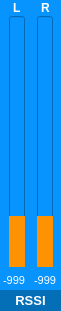
   <widget class="QWidget" name="widget_9" native="true">
    <property name="geometry">
     <rect>
      <x>1030</x>
      <y>90</y>
      <width>61</width>
      <height>311</height>
     </rect>
    </property>
    <property name="styleSheet">
     <string notr="true">background-color: rgb(7, 148, 255);</string>
    </property>
    <widget class="QProgressBar" name="rssiBar_L">
     <property name="geometry">
      <rect>
       <x>9</x>
       <y>16</y>
       <width>16</width>
       <height>251</height>
      </rect>
     </property>
     <property name="font">
      <font>
       <kerning>true</kerning>
      </font>
     </property>
     <property name="layoutDirection">
      <enum>Qt::LeftToRight</enum>
     </property>
     <property name="autoFillBackground">
      <bool>false</bool>
     </property>
     <property name="styleSheet">
      <string notr="true">QProgressBar::chunk {background-color: rgb(255, 146, 1);}
QProgressBar{color: rgb(255, 255, 255);}</string>
     </property>
     <property name="minimum">
      <number>0</number>
     </property>
     <property name="maximum">
      <number>200</number>
     </property>
     <property name="value">
      <number>41</number>
     </property>
     <property name="alignment">
      <set>Qt::AlignCenter</set>
     </property>
     <property name="textVisible">
      <bool>false</bool>
     </property>
     <property name="orientation">
      <enum>Qt::Vertical</enum>
     </property>
     <property name="invertedAppearance">
      <bool>false</bool>
     </property>
     <property name="textDirection">
      <enum>QProgressBar::TopToBottom</enum>
     </property>
     <property name="format">
      <string>%p</string>
     </property>
    </widget>
    <widget class="QLabel" name="label_14">
     <property name="geometry">
      <rect>
       <x>0</x>
       <y>290</y>
       <width>61</width>
       <height>21</height>
      </rect>
     </property>
     <property name="font">
      <font>
       <family>MS Shell Dlg 2</family>
       <pointsize>10</pointsize>
       <weight>75</weight>
       <bold>true</bold>
      </font>
     </property>
     <property name="autoFillBackground">
      <bool>false</bool>
     </property>
     <property name="styleSheet">
      <string notr="true">color: rgb(255, 255, 255);
background-color: rgb(4, 111, 182);</string>
     </property>
     <property name="text">
      <string>RSSI</string>
     </property>
     <property name="alignment">
      <set>Qt::AlignCenter</set>
     </property>
    </widget>
    <widget class="QProgressBar" name="rssiBar_R">
     <property name="geometry">
      <rect>
       <x>37</x>
       <y>16</y>
       <width>16</width>
       <height>251</height>
      </rect>
     </property>
     <property name="font">
      <font>
       <kerning>true</kerning>
      </font>
     </property>
     <property name="layoutDirection">
      <enum>Qt::LeftToRight</enum>
     </property>
     <property name="autoFillBackground">
      <bool>false</bool>
     </property>
     <property name="styleSheet">
      <string notr="true">QProgressBar::chunk {background-color: rgb(255, 146, 1);}
QProgressBar{color: rgb(255, 255, 255);}</string>
     </property>
     <property name="minimum">
      <number>0</number>
     </property>
     <property name="maximum">
      <number>200</number>
     </property>
     <property name="value">
      <number>41</number>
     </property>
     <property name="alignment">
      <set>Qt::AlignCenter</set>
     </property>
     <property name="textVisible">
      <bool>false</bool>
     </property>
     <property name="orientation">
      <enum>Qt::Vertical</enum>
     </property>
     <property name="invertedAppearance">
      <bool>false</bool>
     </property>
     <property name="textDirection">
      <enum>QProgressBar::TopToBottom</enum>
     </property>
     <property name="format">
      <string>%p</string>
     </property>
    </widget>
    <widget class="QLabel" name="label_26">
     <property name="geometry">
      <rect>
       <x>13</x>
       <y>0</y>
       <width>16</width>
       <height>16</height>
      </rect>
     </property>
     <property name="styleSheet">
      <string notr="true">color: rgb(255, 255, 255);</string>
     </property>
     <property name="text">
      <string>&lt;html&gt;&lt;head/&gt;&lt;body&gt;&lt;p&gt;&lt;span style=&quot; font-weight:600;&quot;&gt;L&lt;/span&gt;&lt;/p&gt;&lt;/body&gt;&lt;/html&gt;</string>
     </property>
    </widget>
    <widget class="QLabel" name="label_28">
     <property name="geometry">
      <rect>
       <x>41</x>
       <y>0</y>
       <width>16</width>
       <height>16</height>
      </rect>
     </property>
     <property name="styleSheet">
      <string notr="true">color: rgb(255, 255, 255);</string>
     </property>
     <property name="text">
      <string>&lt;html&gt;&lt;head/&gt;&lt;body&gt;&lt;p&gt;&lt;span style=&quot; font-weight:600;&quot;&gt;R&lt;/span&gt;&lt;/p&gt;&lt;/body&gt;&lt;/html&gt;</string>
     </property>
    </widget>
    <widget class="QLabel" name="label_31">
     <property name="geometry">
      <rect>
       <x>0</x>
       <y>270</y>
       <width>28</width>
       <height>20</height>
      </rect>
     </property>
     <property name="font">
      <font>
       <pointsize>8</pointsize>
      </font>
     </property>
     <property name="styleSheet">
      <string notr="true">color: rgb(255, 255, 255);</string>
     </property>
     <property name="text">
      <string>-999</string>
     </property>
     <property name="alignment">
      <set>Qt::AlignCenter</set>
     </property>
    </widget>
    <widget class="QLabel" name="label_32">
     <property name="geometry">
      <rect>
       <x>31</x>
       <y>270</y>
       <width>28</width>
       <height>20</height>
      </rect>
     </property>
     <property name="font">
      <font>
       <pointsize>8</pointsize>
      </font>
     </property>
     <property name="styleSheet">
      <string notr="true">color: rgb(255, 255, 255);</string>
     </property>
     <property name="text">
      <string>-999</string>
     </property>
     <property name="alignment">
      <set>Qt::AlignCenter</set>
     </property>
    </widget>
   </widget>
